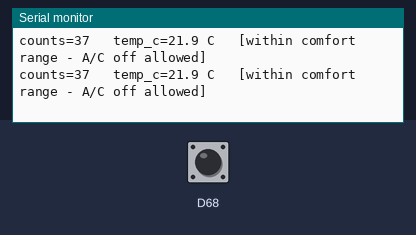
The sketch below on a simulated Arduino Uno R4 WiFi. On the bench: the last lines printed to the serial monitor. Inputs (shaded band) come from the test bench; at power-on: D68 HIGH.

Above: at 1.2 s.
1.3 s: D68 pulled LOW for 0.3 s
At 1.69 s:
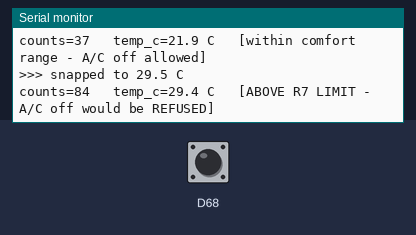
3.1 s: D68 pulled LOW for 1 s
At 3.44 s:
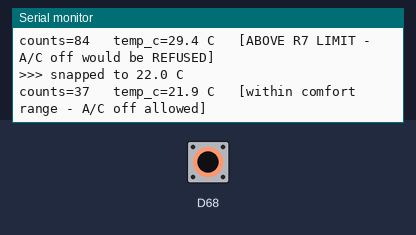

Measured:
- after the input at 1.3 s, the serial monitor: prints a new line after 0.21 s (image 1)
- after the input at 3.1 s, the serial monitor: prints a new line after 0.16 s (image 2)

The sketch:

knob_test.ino
```cpp
/*
 * STEP ZERO (b) - Modulino Knob smoke test for the Arduino UNO Q.
 *
 * Flash this after scanner.ino confirms a Knob on Wire1. It proves the whole
 * chain works: UNO Q sketch -> Wire1 -> Qwiic -> Modulino Knob.
 *
 * It also previews the real demo mechanic: in the final firmware the Knob is a
 * DECLARED simulated thermostat dial driving temp_c, which is the input to
 * rule R7 - the comfort guardrail that REFUSES to switch off the A/C above
 * 27 C. So turning this knob past 27.0 on stage is what makes the system
 * decline its own advice.
 *
 * Banner and human-readable output are fine HERE (diagnostic sketch). The real
 * sketch.ino must stay silent apart from JSON, because uno_q_publisher.py
 * parses its output as JSON lines only.
 *
 * Serial monitor: 115200 baud.
 * Expect: one line per 250 ms; turning the knob moves both numbers; pressing
 * the knob snaps between 22.0 C and 29.5 C (either side of R7's 27 C limit).
 */

#include <Arduino_Modulino.h>
/* Library >= 0.7 ships Arduino_Modulino.h. Older 0.6.x ships only Modulino.h -
   if the include above fails to resolve, swap it for:  #include <Modulino.h> */

ModulinoKnob knob;
bool haveKnob = false;

/* Must match rules.py: COMFORT_MAX_C = 27.0, COMFORT_MIN_C = 16.0 */
const float TEMP_MIN_C   = 16.0;
const float TEMP_MAX_C   = 32.0;
const float COMFORT_MAX_C = 27.0;

/* Encoder detents spanning the full temperature range. */
const int16_t KNOB_COUNTS_FULL = 100;

/* Knob press snaps between these two, deliberately straddling COMFORT_MAX_C so
   the R7 refusal is one click away during a demo. */
const float PRESET_COMFY_C = 22.0;
const float PRESET_HOT_C   = 29.5;

float countsToTempC(int16_t counts) {
  if (counts < 0)                counts = 0;
  if (counts > KNOB_COUNTS_FULL) counts = KNOB_COUNTS_FULL;
  return TEMP_MIN_C + ((TEMP_MAX_C - TEMP_MIN_C) * (float)counts) / (float)KNOB_COUNTS_FULL;
}

int16_t tempCToCounts(float c) {
  if (c < TEMP_MIN_C) c = TEMP_MIN_C;
  if (c > TEMP_MAX_C) c = TEMP_MAX_C;
  return (int16_t)(((c - TEMP_MIN_C) * (float)KNOB_COUNTS_FULL) / (TEMP_MAX_C - TEMP_MIN_C));
}

void setup() {
  Serial.begin(115200);
  unsigned long t0 = millis();
  while (!Serial && (millis() - t0) < 5000) { }

  Serial.println();
  Serial.println("=========================================");
  Serial.println(" Modulino KNOB smoke test");
  Serial.println("=========================================");

  /* ARDUINO_UNO_Q makes this default to Wire1 (the Qwiic bus), but pass it
     explicitly so the sketch is correct even on an older platform build where
     that define is missing. */
  Modulino.begin(Wire1);

  haveKnob = knob.begin();

  if (!haveKnob) {
    Serial.println("KNOB NOT FOUND on Wire1.");
    Serial.println("  - Re-run scanner.ino; expect 0x3A or 0x3B on Wire1.");
    Serial.println("  - Check the Qwiic cable is seated at BOTH ends.");
    Serial.println("  - This sketch will keep retrying every 2 s.");
  } else {
    knob.set(tempCToCounts(PRESET_COMFY_C));   // start somewhere sensible
    Serial.println("Knob found. Turn it. Press it to snap 22.0 <-> 29.5 C.");
    Serial.print("R7 comfort limit is ");
    Serial.print(COMFORT_MAX_C, 1);
    Serial.println(" C - above that the system refuses to switch off the A/C.");
    Serial.println();
  }
}

void loop() {
  if (!haveKnob) {
    haveKnob = knob.begin();          // allow hot-plugging the node
    if (haveKnob) {
      knob.set(tempCToCounts(PRESET_COMFY_C));
      Serial.println("Knob appeared - carry on.");
    } else {
      delay(2000);
      return;
    }
  }

  int16_t counts = knob.get();

  /* Clamp the encoder and write the clamp back, so the physical dial cannot
     run away from the value being reported. */
  if (counts < 0)                { counts = 0;                knob.set(counts); }
  if (counts > KNOB_COUNTS_FULL) { counts = KNOB_COUNTS_FULL; knob.set(counts); }

  /* Knob press: snap to whichever preset we are NOT currently near. */
  static bool prevPressed = false;
  bool pressed = knob.isPressed();
  if (pressed && !prevPressed) {
    float now = countsToTempC(counts);
    float target = (now > (PRESET_COMFY_C + PRESET_HOT_C) / 2.0)
                     ? PRESET_COMFY_C : PRESET_HOT_C;
    counts = tempCToCounts(target);
    knob.set(counts);
    Serial.print(">>> snapped to ");
    Serial.print(target, 1);
    Serial.println(" C");
  }
  prevPressed = pressed;

  float tempC = countsToTempC(counts);

  Serial.print("counts=");
  Serial.print(counts);
  Serial.print("   temp_c=");
  Serial.print(tempC, 1);
  Serial.print(" C   ");
  Serial.println(tempC > COMFORT_MAX_C ? "[ABOVE R7 LIMIT - A/C off would be REFUSED]"
                                       : "[within comfort range - A/C off allowed]");

  delay(250);
}
```
